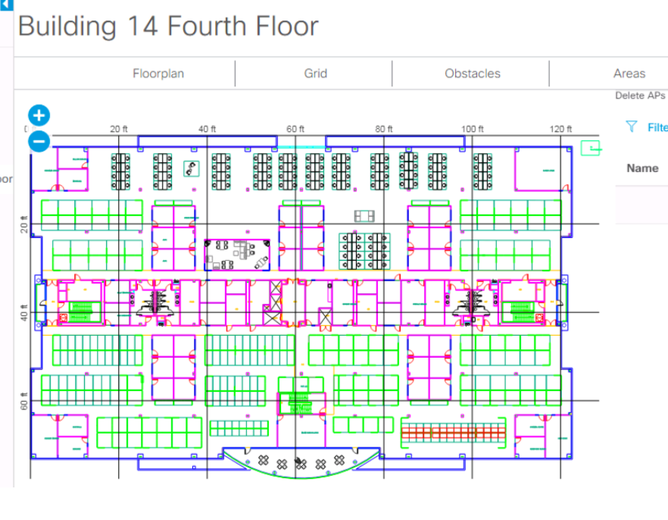
#> input picture images/FloorPlanOriginal.png, 668 x 520 px, shrunk from 882 x 686 before the run
$ python smaplepathplot.py
#> lines starting #> are read from the running program, lines starting #| are printed output that depends on the picture; after the words box and inside, x2 and y2 are one past the last pixel; in counts of white or black regions, pixels touching at a corner belong together
import matplotlib.path as mpath
import matplotlib.patches as mpatches
import matplotlib.image as image
import matplotlib.pyplot as plt

import numpy as np

image_path = "./images/"
image_name = 'FloorPlanCopy.png'
original_image_name = 'FloorPlanOriginal.png'

im = image.imread(image_path + original_image_name)
#> im is the input picture: shape (520, 668, 3) float32; mean R, G, B 0.914, 0.924, 0.932
im[1, 1, 1] = 0 # set the alpha channel
#> im: shape (520, 668, 3) float32; under 0.01% of pixels changed, all inside (x1, y1, x2, y2) = (1, 1, 2, 2)

fig, ax = plt.subplots()

ax.set_alpha(1)

Path = mpath.Path
path_data = [
    (Path.MOVETO, (1.58, -2.57)),
    (Path.LINETO, (0.35, -1.1)),
    (Path.LINETO, (-1.75, 2.0)),
    (Path.LINETO, (0.375, 2.0)),
    (Path.LINETO, (0.85, 1.15)),
    (Path.LINETO, (2.2, 3.2)),
    (Path.LINETO, (3, 0.05)),
    (Path.LINETO, (2.0, -0.5)),

    ]
codes, verts = zip(*path_data)
path = mpath.Path(verts, codes)


x, y = zip(*path.vertices)
line, = ax.plot(x, y, 'go-')


fig.figimage(im, 10, 10, zorder=-11)


ax.grid('off')
ax.axis('off')

plt.savefig(image_path + image_name, format='png', dpi=200)
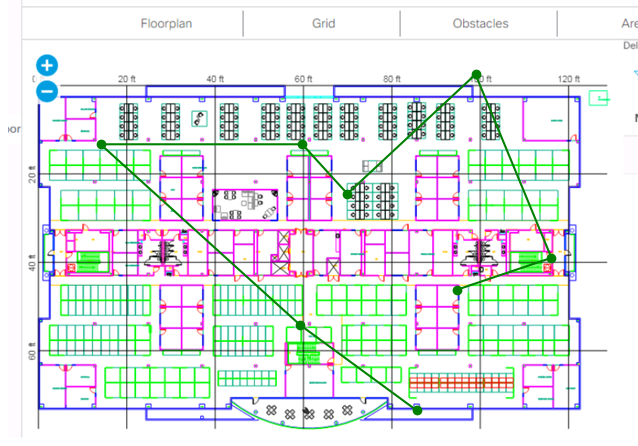
#> figure drawn by matplotlib, 1 panel

plt.show()
